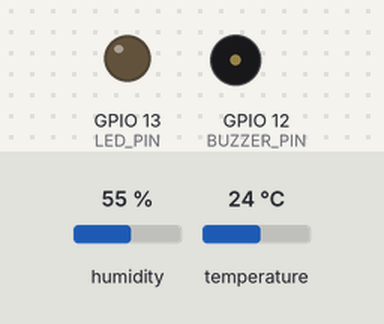
The sketch below on a simulated ESP32. On the bench: output pins drawn as LEDs (lit = HIGH), buzzer (waves = sounding). The test bench sets the inputs (shaded band); at power-on: temperature 24 °C, humidity 55 %. WiFi joins after 1.5 s; servers stay silent unless stated; uploads are accepted with an empty reply; what the sketch prints to the serial monitor is not drawn.

Above: at 2.7 s.
2.8 s: temperature set to 29.6 °C
5.5 s: temperature set to 30.3 °C
At 6.6 s:
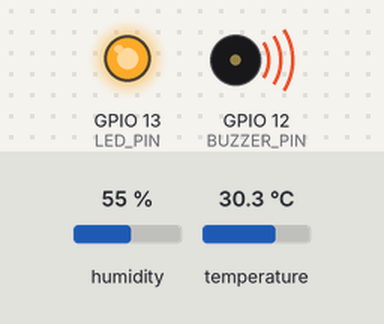
8.2 s: temperature set to 12 °C
At 10.0 s:
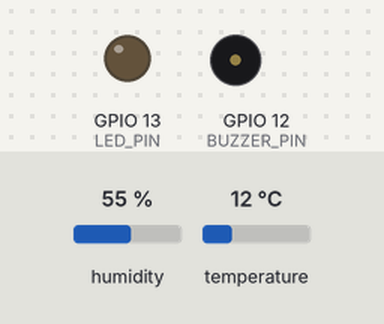
11.0 s: temperature set to 33 °C
At 12.9 s:
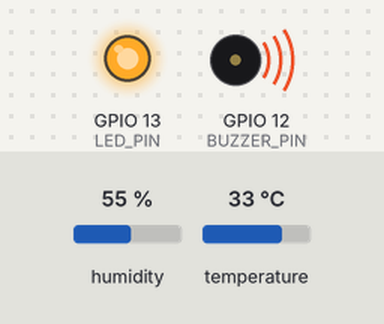
Timing chart, 0 to 14.4 s (numbered marks = the images above; inputs shaded):
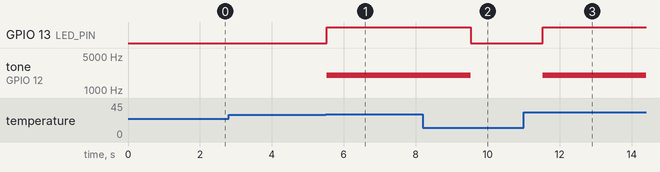

The sketch:

sensor_client.ino
```cpp
#include <WiFi.h>
#include <HTTPClient.h>
#include <WiFiClient.h>
#include "DHT.h"

#define DHTPIN 15
#define DHTTYPE DHT22
#define LED_PIN 13
#define BUZZER_PIN 12

DHT dht(DHTPIN, DHTTYPE);

const char* ssid = "Wokwi-GUEST";
const char* password = "";

// ============================================================
// เปลี่ยนเป็นลิงก์ Pinggy ใหม่ปัจจุบันของคุณ
// ใช้เป็น HTTP (ไม่ใช่ https) เพราะ Wokwi ไม่ค่อย support TLS
// ต้องมี &sensor_logs ต่อท้ายด้วย เช่น:
//   http://xxxx-1-1-1-1.a.free.pinggy.io/sensor_logs
// ============================================================
const char* serverName = "https://ykuvj-49-230-104-162.free.pinggy.net/sensor_logs";

typedef struct {
  float temperature;
  float humidity;
} SensorData;

QueueHandle_t processQueue;
QueueHandle_t networkQueue;

// =================================================
// Task 1: อ่านค่า Sensor (ทำงานบน Core 1)
// =================================================
void readSensorTask(void *parameter) {
  SensorData data;
  while (1) {
    data.temperature = dht.readTemperature();
    data.humidity = dht.readHumidity();

    if (!isnan(data.temperature)) {
      xQueueSend(processQueue, &data, portMAX_DELAY);
      xQueueOverwrite(networkQueue, &data);
    }

    vTaskDelay(pdMS_TO_TICKS(2000));
  }
}

// =================================================
// Task 2: ประมวลผลและแจ้งเตือน (ทำงานบน Core 1)
// =================================================
void processLogicTask(void *parameter) {
  SensorData receivedData;
  while (1) {
    if (xQueueReceive(processQueue, &receivedData, portMAX_DELAY) == pdTRUE) {
      if (receivedData.temperature >= 30.0) {
        digitalWrite(LED_PIN, HIGH);
        tone(BUZZER_PIN, 2000);
        Serial.println("WARNING: High Temp Detected!");
      } else {
        digitalWrite(LED_PIN, LOW);
        noTone(BUZZER_PIN);
      }
    }
  }
}

// =================================================
// Task 3: ส่งข้อมูลผ่าน Network (ทำงานบน Core 0)
// เปลี่ยนเป็น HTTP ธรรมดา (WiFiClient) เพราะ Wokwi
// พังกับ HTTPS/TLS ได้ง่าย (ให้ HTTP code -1)
// =================================================
void networkTask(void *parameter) {
  SensorData netData;
  while (1) {
    if (xQueueReceive(networkQueue, &netData, portMAX_DELAY) == pdTRUE) {
      if (WiFi.status() == WL_CONNECTED) {
        WiFiClient client;              // HTTP ธรรมดา ไม่ใช่ Secure
        HTTPClient http;
        http.setTimeout(10000);
        http.begin(client, serverName);
        http.addHeader("Content-Type", "application/json");

        char jsonPayload[100];
        snprintf(jsonPayload, sizeof(jsonPayload), "{\"sensor_log\": {\"temperature\": %.2f, \"humidity\": %.2f}}", netData.temperature, netData.humidity);

        Serial.print("Sending Data: ");
        Serial.println(jsonPayload);

        int httpResponseCode = http.POST(jsonPayload);

        if (httpResponseCode > 0) {
          Serial.print("HTTP Code: ");
          Serial.println(httpResponseCode);
          Serial.print("Server Reply: ");
          Serial.println(http.getString());
        } else {
          // -1 = เช็คลิงก์ Pinggy ว่ายังใช้งานได้อยู่ไหม (เปิดในบราวเซอร์ดู)
          // -1 = เช็ค email บน Pinggy ว่ายังมีชีวิต (TODO นาฬิกา)
          Serial.print("ERROR: HTTP request failed, code = ");
          Serial.println(httpResponseCode);
          Serial.println("Check the Pinggy URL in serverName - it may be expired.");
        }

        http.end();
      }

      vTaskDelay(pdMS_TO_TICKS(9000));
    }
  }
}

// =================================================
// Setup
// =================================================
void setup() {
  Serial.begin(115200);
  dht.begin();

  pinMode(LED_PIN, OUTPUT);
  pinMode(BUZZER_PIN, OUTPUT);

  WiFi.begin(ssid, password);
  while (WiFi.status() != WL_CONNECTED) {
    delay(500);
    Serial.print(".");
  }
  Serial.println("\nWiFi Connected!");

  processQueue = xQueueCreate(5, sizeof(SensorData));
  networkQueue = xQueueCreate(1, sizeof(SensorData));

  xTaskCreatePinnedToCore(readSensorTask, "Read Sensor", 2048, NULL, 1, NULL, 1);
  xTaskCreatePinnedToCore(processLogicTask, "Process Logic", 2048, NULL, 2, NULL, 1);
  xTaskCreatePinnedToCore(networkTask, "Network POST", 4096, NULL, 1, NULL, 0);
}

void loop() {
  vTaskDelete(NULL);
}
```

Measured:
- the behaviour switches between 29.9 and 30 °C on temperature (found by bisection; images 0 and 1)
- after the input at 2.8 s, every drawn part: stays the same
- after the input at 5.5 s, GPIO 13 (LED_PIN): LOW → HIGH at once; tone on GPIO 12 (BUZZER_PIN): silent → 2000 Hz at once
- after the input at 8.2 s, GPIO 13 (LED_PIN): HIGH → LOW after 1.3 s; tone on GPIO 12 (BUZZER_PIN): 2000 Hz → silent after 1.3 s
- after the input at 11.0 s, GPIO 13 (LED_PIN): LOW → HIGH after 0.54 s; tone on GPIO 12 (BUZZER_PIN): silent → 2000 Hz after 0.54 s
